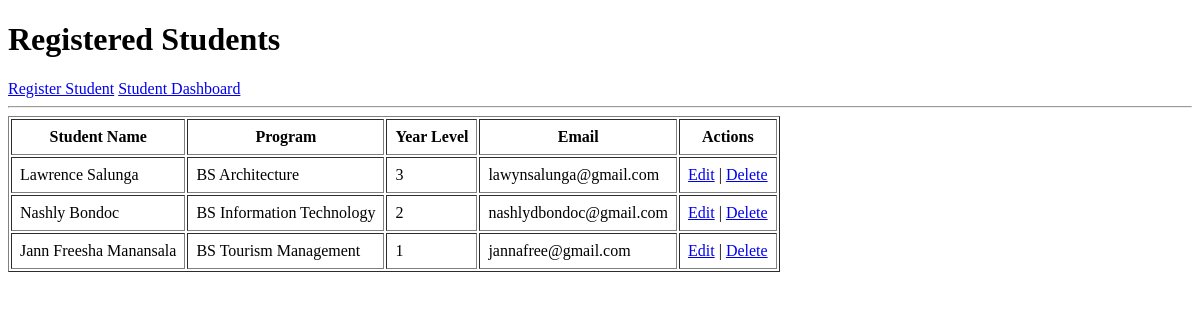
Page /registration/ on the earlier database version.
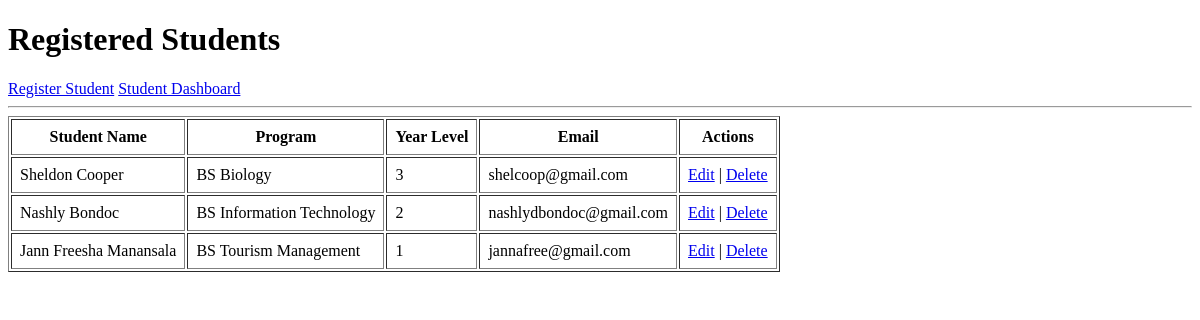
Same page on the later database version.
### registration/models.py (models this page shows, shortened)
class Student(models.Model):
    student_name = models.CharField(max_length=100)
    program = models.CharField(max_length=100)
    year_level = models.IntegerField()
    email = models.EmailField()

### registration/views.py (the view)
# urls.py: path('', views.student_list, name='student_list'),
def student_list(request):
    students = Student.objects.all()
    return render(
        request,
        'registration/student_list.html',
        {'students': students}
    )

### registration/templates/registration/student_list.html (shortened to what this page needs)
<!DOCTYPE html>
<html>
<head>
</head>
<body>
    <h1>Registered Students</h1>
    <a href="{% url 'student_create' %}">Register Student</a>
    <a href="{% url 'student_dashboard' %}">Student Dashboard</a>
    <hr>
    <table border="1" cellpadding="8">
        <tr>
            <th>Student Name</th>
            <th>Program</th>
            <th>Year Level</th>
            <th>Email</th>
            <th>Actions</th>
        </tr>
        {% for student in students %}
        <tr>
            <td>{{ student.student_name }}</td>
            <td>{{ student.program }}</td>
            <td>{{ student.year_level }}</td>
            <td>{{ student.email }}</td>
            <td>
                <a href="{% url 'student_update' student.pk %}">Edit</a> |
                <a href="{% url 'student_delete' student.pk %}">Delete</a>
            </td>
        </tr>
        {% empty %}
        <tr>
            <td colspan="5">No students registered yet.</td>
        </tr>
        {% endfor %}
    </table>
</body>
</html>

Differences in the rows shown:
changed Student: student_name "Lawrence Salunga" → "Sheldon Cooper"; program "BS Architecture" → "BS Biology"; email "lawynsalunga@gmail.com" → "shelcoop@gmail.com"
